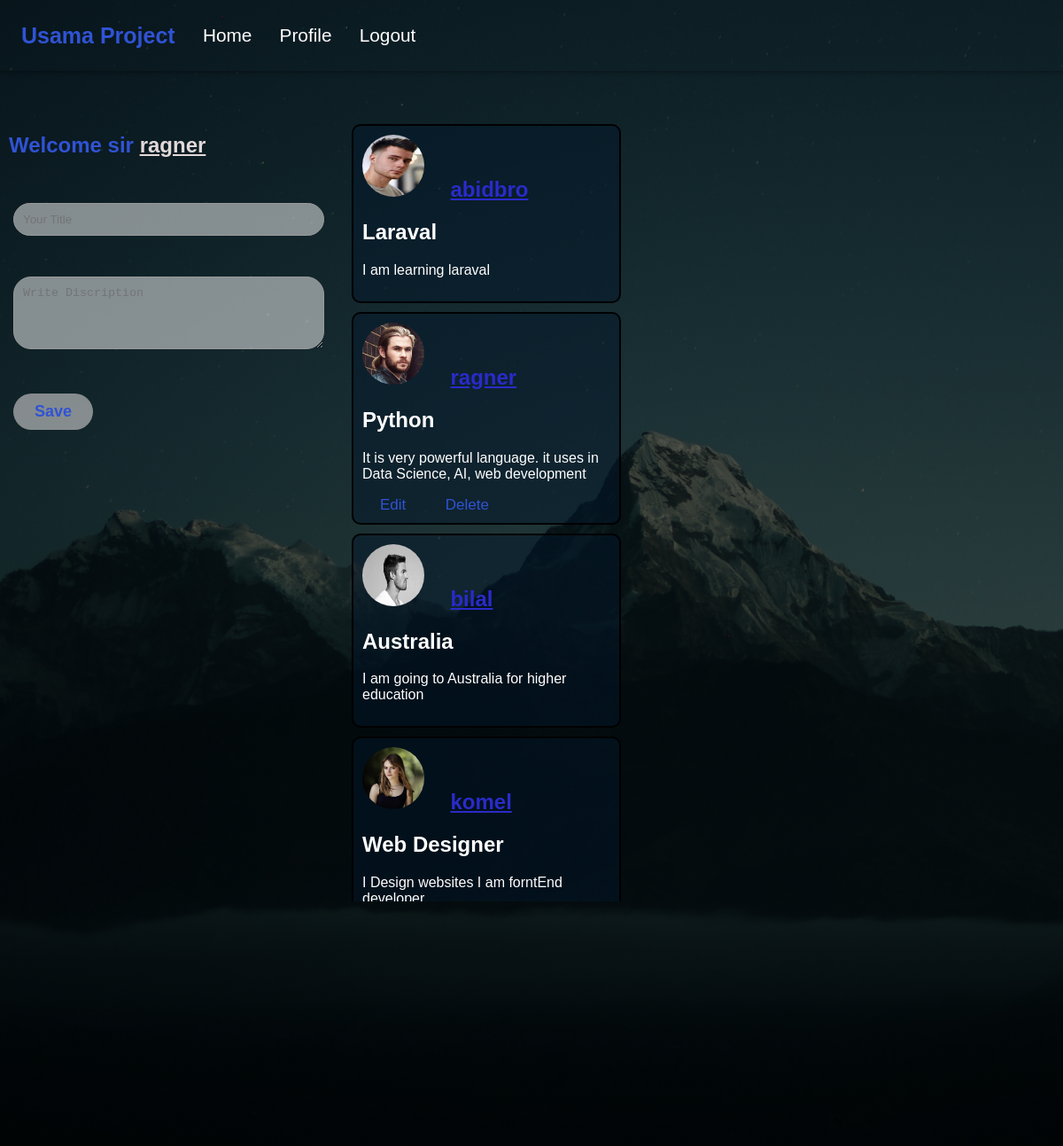
Before: /home/ (signed in) with the older database file.
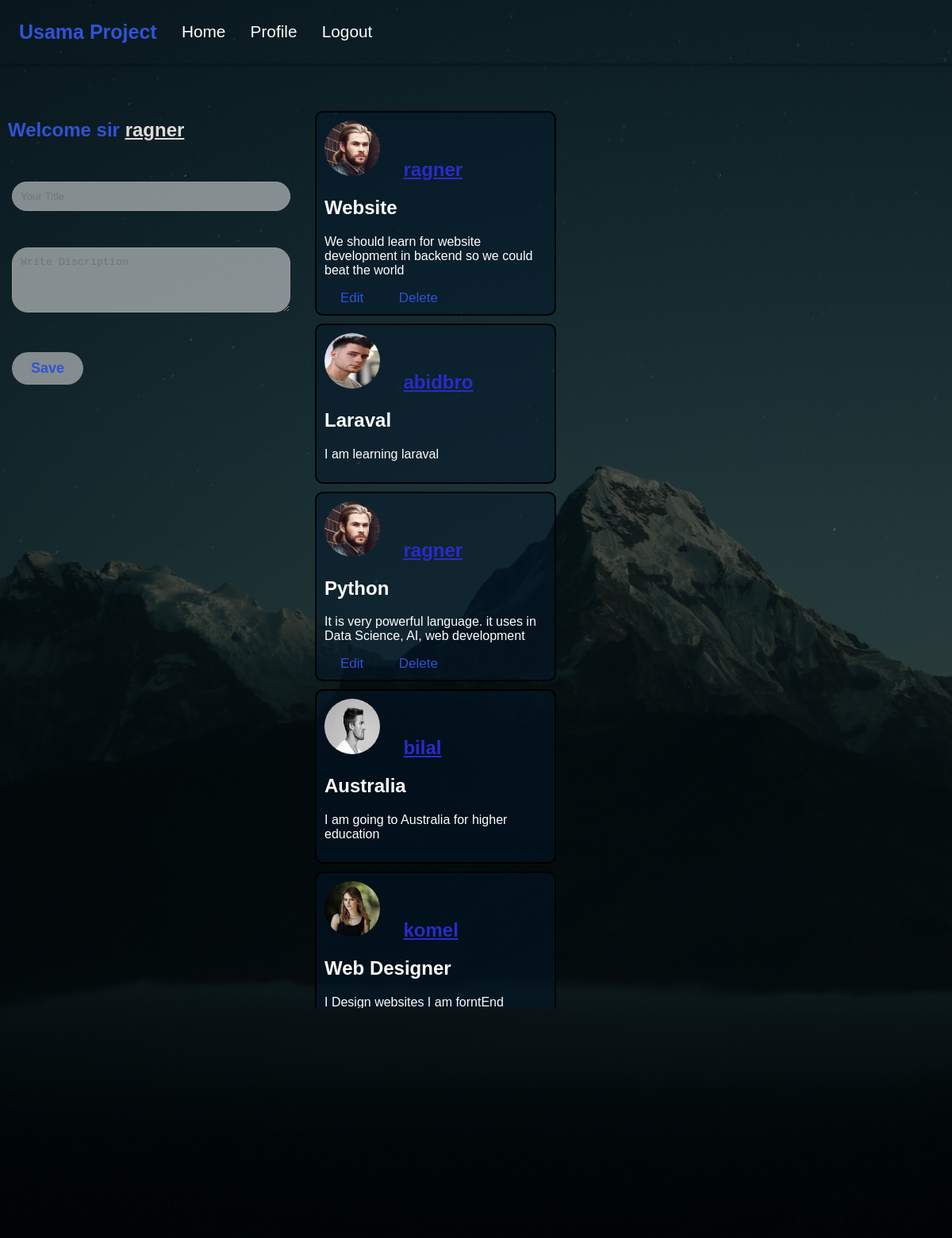
After: the same page with the newer database file.
### blog/models.py (models this page shows, shortened)
class Image(models.Model):
    photo = models.ImageField(upload_to='images', auto_created=True)
    user = models.OneToOneField(User, on_delete=models.CASCADE, primary_key=True)

class Post(models.Model):
    title = models.CharField(max_length=50)
    content = models.TextField(max_length=100)
    author = models.ForeignKey(User, on_delete=models.CASCADE)
    date_created = models.DateTimeField(auto_now_add=True)
    class Meta:
        ordering = ['-date_created']

### blog/views.py (the view)
# urls.py: path('home/', views.HomepageView, name='home'),
@login_required(login_url='/login/')
def HomepageView(request):
    posts = Post.objects.all()
    form = PostForm()
    if request.method == 'POST':
        form = PostForm(request.POST)
        if form.is_valid():
            instance = form.save(commit=False)
            instance.author = request.user
            instance.save()
    try:
        images = Image.objects.all()
    except:
        return HttpResponse("This code does not work to display images")
    context = {'posts': posts, 'form': form, 'images': images, 'default': default_img}
    return render(request, 'blog/home.html', context)

### blog/forms.py
class PostForm(forms.ModelForm):
    class Meta:
        model = Post
        fields = ['title', 'content']
        labels = {'title': '', 'content': ''}
        widgets = {
            'title': forms.TextInput(attrs={'placeholder': 'Your Title', 'class': 'input-box'}),
            'content': forms.Textarea(attrs={'placeholder': 'Write Discription', 'class': 'input-box', 'rows': "4"}),
        }

### blog/templates/blog/home.html (shortened to what this page needs)
    {% extends 'base.html' %}
    {% load static %}
    {% load cache %}
    {% block link %}
        {{ block.super }}
        <link rel="stylesheet" href="{% static 'blog/css/home.css' %}">
    {% endblock link %}
    {% block content %}
    <div class="container">
        <div class="item-1">
            {% cache 60 heading %}
                <h1>Welcome sir <span>{{request.user.username}}</span></h1>
            {% endcache heading %}
                <form action="" method="POST">
                    {{form.as_p}}
                    <input type="submit" value="Save" class="save-btn">
                </form>
        </div>
        <div class="item-2">
                {% for post in posts %}
                <div class="post">
                        {% for image in images %}
                            {% if image.user == post.author %}
                                <img class="home-img" src="{{image.photo.url}}" alt="">
                            {% endif %}
                        {% endfor %}
                    <h1>{{post.author.username}}</h1>
                    <h2>{{post.title}}</h2>
                    <p>{{post.content}}</p>
                    {% if request.user == post.author %}
                        <a href="{% url 'editpost' post.id %}">Edit</a>
                        <a href="{% url 'deletepost' post.id%}">Delete</a>
                    {% endif %}
                </div>
                {% endfor %}
        </div>
    </div>
    {% endblock content %}

### templates/base.html (shortened to what this page needs)
<!DOCTYPE html>
<html lang="en">
<head>
    {% load static %}
    {% block link %}
        <link rel="stylesheet" href="{% static 'css/base1.css' %}">
    {% endblock link %}
</head>
<body>
    <header>
        <nav class="main-nav">
            <h1 class="main-heading">Usama Project</h1>
            {% if  request.user.is_authenticated %}
            <a class="nav-link home" href="{% url 'home' %}">Home</a>
            <a class="nav-link profile" href="{% url 'profile' %}">Profile</a>
            <a class="nav-link out" href="{% url 'logout' %}">Logout</a>
            {% else %}
            <a class="nav-link " href="{% url 'signup' %}">Sign Up</a>
            <a class="nav-link " href="{% url 'login' %}">Login</a>
            {% endif %}
        </nav>
    </header>
    <section class="banner">
        {% block content %}
        {% endblock content %}
    </section>
</body>
</html>

### static/css/base1.css (style rules this page uses)
body { font-family: sans-serif; margin: 0; padding: 0; background: linear-gradient(rgba(0, 0, 0, 0.6),rgba(0, 0, 0, 0.6)), url('/media/images/background_hil.jpg'); background-size: cover; background-attachment: fixed; background-position: center; }
header { box-shadow: 0 1px 4px 1px rgba(0, 0, 0, 0.3); height: 5em; display: flex; align-items: center; position: sticky; top: 0; transition: background-color 0.4s ease-in-out; }
header nav { width: 100%; display: flex; align-items: center; margin-left: 2%; }
header nav a { text-decoration: none; color: white; font-size: 1.3em; margin-left: 1.5em; transition: color 0.4s ease-in-out; }
header nav h1 { color: rgb(48, 83, 212); font-size: 25px; }

### blog/static/blog/css/home.css (style rules this page uses)
.container { display:flex; margin-top: 50px; flex-wrap: wrap; }
.container h1 { color: rgb(48, 83, 212); margin-left: 10px; }
span { color: rgb(226, 217, 217); text-decoration:underline; }
.item-1 { display: flex; flex-direction: column; }
.post { color: white; background-color: rgba(2, 23, 42, 0.5); border: 2px solid black; border-radius: 10px; margin: 10px; padding: 10px; min-width: 180px; max-width: 280px; }
.post img { height: 70px; width: 70px; border-radius: 50px; display: inline; }
.post h1 { display: inline; color: rgb(42 43 201); margin-left: 25px; text-decoration: underline; }
.post a { font-size: 17px; text-decoration: none; color: rgb(48, 83, 212); padding: 20px; }
.input-box { border: 1px solid rgb(153, 153, 153); width: 85%; padding: 10px; margin: 15px; background: rgba(252, 252, 252, 0.5); border-radius: 20px; outline: none; }
.save-btn { font-size: 18px; font-weight: bold; width: 5em; margin: 15px; padding: 10px; border: none; outline: none; border-radius: 28px; background: rgba(249, 244, 244, 0.5); color: rgb(48, 83, 212); cursor: pointer; }

Changed rows visible on the page:
added Post: author.username "ragner", title "Website", content "We should learn for website development in backend so we could beat the world", shows "Edit", Image (photo (picture))
